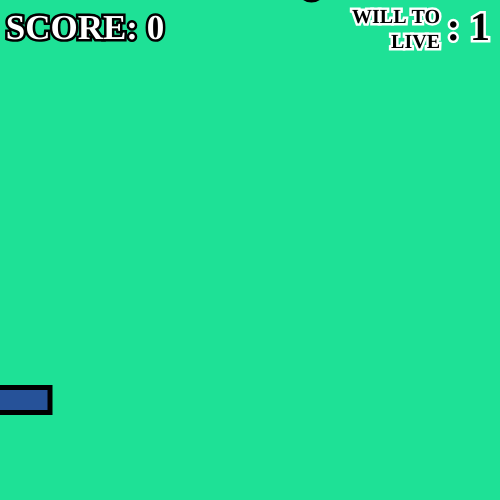
Frame 1 (no input)
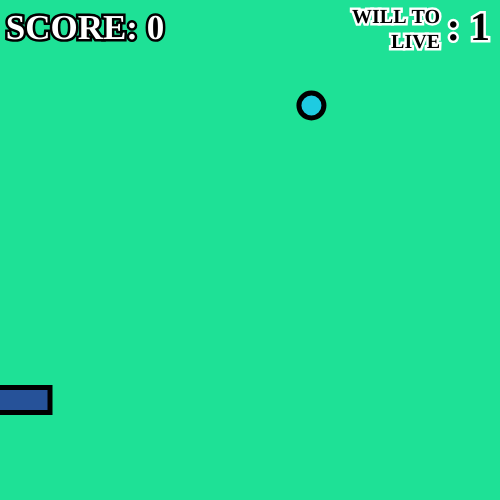
Frame 60 (no input)
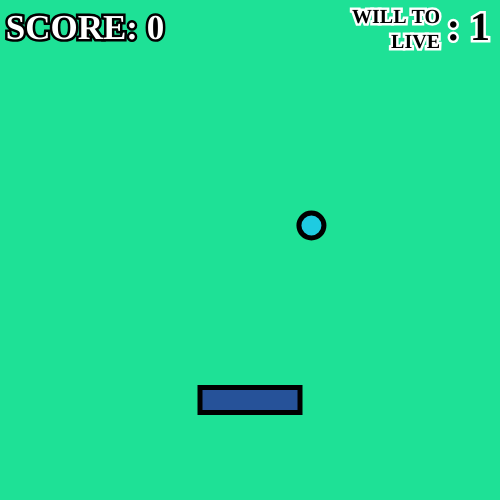
Frame 120 (the mouse pressed at the canvas centre since frame 60)

The p5.js sketch that drew these frames (run headless with seeded random() and noise() and a simulated clock; from frame 60 on, the mouse is pressed at the canvas centre):

// p5.js sketch
// ── sketch.js
let playerXPos;
let playerYPos = 400;
let playerXSize = 100;
let playerYSize = 25;
let score = 0;
let lives = 1;
let circleXPos;
let circleYPos;
let circleSize = 25;
let speed = 2;

function setup() {
    createCanvas(500, 500); // canvas width/height
    rectMode(CENTER);
    circleYPos = -playerYSize / 2;
    circleXPos = random(25, 426);
    textAlign(CENTER, CENTER);
    strokeWeight(5);
    textFont('Avant Garde');
    textStyle(BOLD)
}

function draw() {
    background(30, 225, 150);
    textSize(35);
    stroke(0);
    fill(255, 255, 255);
    text(('SCORE: ' + score), 85, 30);
    textSize(20);
    stroke(255, 255, 255);
    fill(0);
    textAlign(RIGHT, CENTER)
    text(('WILL TO LIVE'), 390, 30, 100, 100);
    textSize(40);
    text(": " + lives, 440, 30, 100, 100)
    textAlign(CENTER, CENTER);
    stroke(0);
    fill(30, 203, 225);
    circle(circleXPos, circleYPos, circleSize);
    circleYPos += speed;
    fill(38, 82, 153);
    playerXPos = mouseX;
    rect(playerXPos, playerYPos, playerXSize, playerYSize);
    if (lives <= 0) {
        speed = 0;
        circleXPos = -100;
    }
    if (circleXPos >= mouseX - playerXSize/2 && circleXPos <= mouseX + playerXSize/2 && circleYPos > playerYPos) {
        circleYPos = -playerYSize / 2;
        circleXPos = random(25, 426);
        speed += 0.5;
        score += 1;
    } 
    if (circleYPos >= 525) {
        circleYPos = -playerYSize / 2;
        circleXPos = random(25, 426);
        if (lives === 0) {
            lives = 0;
        } else {
            lives -= 1;
        }
    }
}
function mouseClicked() {
    if (lives === 0) {
        lives = 5;
        speed = 2;
        circleYPos = -playerYSize / 2;
        circleXPos = random(25, 426);
    }
}
